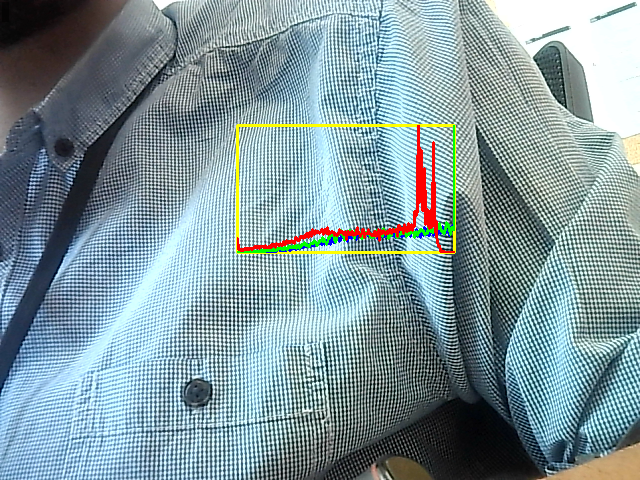
#> input picture Proyecto/Source/20210629-090859.png, 640 x 480 px
$ python -i prueba.py   (imports and definitions only)
#> lines starting #> are read from the running program, lines starting #| are printed output that depends on the picture
from cv2 import cv2 as cv
import numpy as np
import matplotlib.pyplot as plt
from umucv.stream import autoStream
from umucv.util import ROI, putText

# Contantes
MAIN_WINDOW = 'Principal'
MODELOS = []
LIMITE = 0.7
THICKNESS = 2
RESIZE_TAM = 160
EJEY = 10000
VERDE = (0, 255, 0)
ROJO = (0, 0, 255)
AZUL = (255, 0, 0)

TOMAVALORES = np.arange(257)
OPTIONAL_GAUS = 10


def nada(v):
    pass


# [9 lines not run here, left out]
# [1 line that did not run here, left out]


def rgb2yuv(x):
    return cv.cvtColor(x, cv.COLOR_RGB2YUV)


# Calcula el histograma (normalizado) de los canales conjuntos UV
def uvh(x):
    # Normalizar un histograma
    # para tener frecuencias que sumaran 1
    # en vez de número de elementos
    def normhist(x):
        return x / np.sum(x)

    yuv = rgb2yuv(x)
    h = cv.calcHist([yuv],  # necesario ponerlo en una lista aunque solo admite un elemento
                    [1, 2],  # elegimos los canales U y V
                    None,  # posible máscara
                    [32, 32],  # las cajitas en cada dimensión
                    [0, 256] + [0, 256])  # rango de interés (todo)
    return normhist(h)


def apartadoOpcional(img):
    med = [np.mean(r, (0, 1)) for r in MODELOS]

    hist = [uvh(i) for i in MODELOS]
    # Canales UY reducidos a una resolución de 5 bits (32 niveles)
    uvr = np.floor_divide(cv.cvtColor(img, cv.COLOR_RGB2YUV)[:, :, [1, 2]], 8)
    u = uvr[:, :, 0]
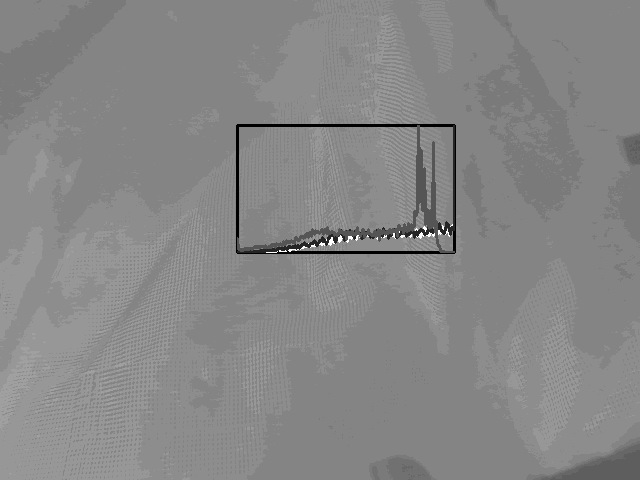
#> u: shape (480, 640); min 2, max 29, mean 16.3; drawn with min black and max white
    v = uvr[:, :, 1]
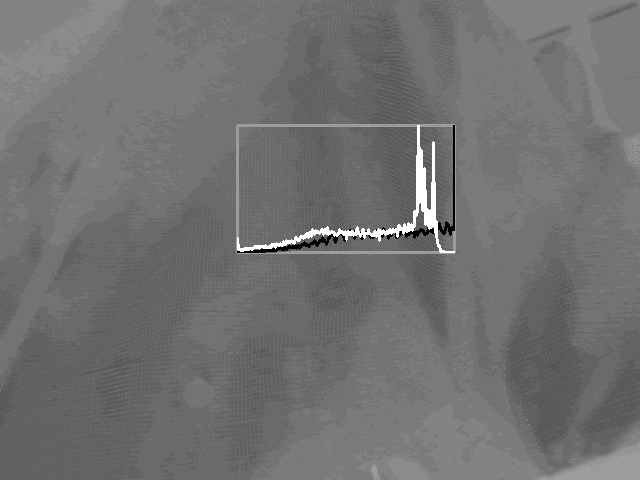
#> v: shape (480, 640); min 0, max 31, mean 13.8; drawn with min black and max white
    lik = [h[u, v] for h in hist]
#> lik = []
    # Se suaviza un poco para hacer que los pixels vecinos influyan un poco en los casos dudosos.
    lik = [cv.GaussianBlur(i, (0, 0), OPTIONAL_GAUS) for i in lik]
    E = np.sum(lik, axis=0)
#> E = 0
    p = np.array(lik) / E
#> p = empty array
#> (the run stopped early here; a loop or call above may not have finished)
